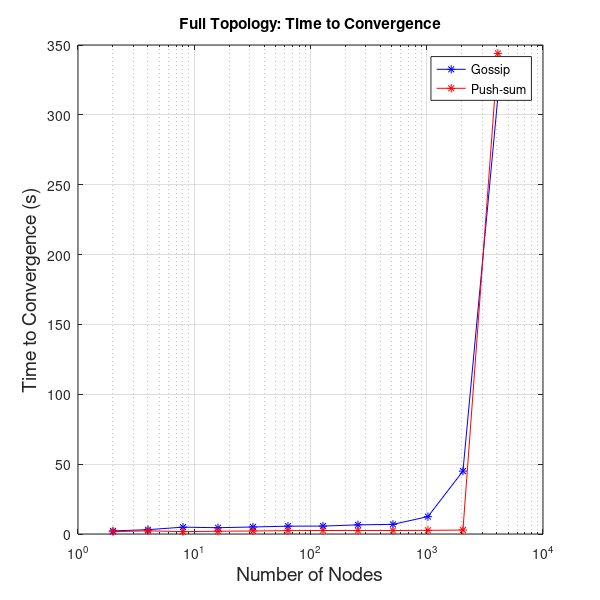

This chart was generated by the following MATLAB code:
data = dlmread('fullg.csv',',');
data2 = dlmread('full+push-sum.csv', ',');
figure(1);
clf;
h1 = semilogx(data(:,1), data(:,2), '*b-');
hold on;
h2 = semilogx(data2(:,1), data2(:, 2), '*r-');
xlabel('Number of Nodes', 'fontsize', 14);
ylabel('Time to Convergence (s)', 'fontsize', 14);
title('Full Topology: Time to Convergence');
legend('Gossip', 'Push-sum')
grid on;


set(gcf,'PaperUnits','inches');
set(gcf,'PaperOrientation','portrait');
set(gcf,'PaperSize',[6,6]);
set(gcf,'PaperPosition',[0,0,6,6]); 
print -dpng 'graph1.png' -r500

